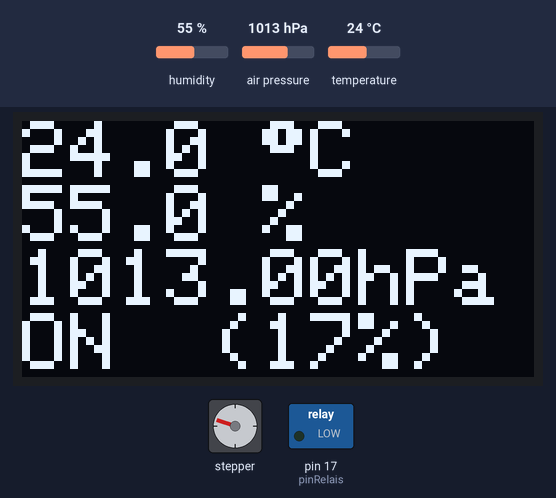
This sketch was run on a simulated Arduino Uno, built with avr-gcc and run on an emulated ATmega328P. Shown: 128×64 one-colour display, stepper motor, switched loads named in the sketch (green lamp = pin HIGH). The inputs (shaded band) are chosen by the test bench; at power-on: humidity 55 %, air pressure 1013 hPa, temperature 24 °C. Stepper angles assume 100 steps per turn; what the sketch prints to the serial monitor is not drawn.

Above: at 12.1 s.
Timing chart, 0 to 13.6 s (numbered marks = the images above):
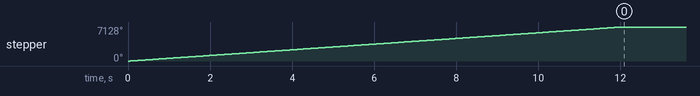

The sketch:

controle_ventilation_cave.ino
```cpp
// (licence header left out)
/* LIBRAIRIES */
#include <Adafruit_BME280.h>                            // Librairie du capteur BME280 <version 2.2.4>
#include <Adafruit_SSD1306.h>                           // Librairie de l'écran OLED <version 2.5.12>
#include "Stepper.h"                                    // Librairie du moteur pas à pas <version 1.1.3>

/* DÉCLARATION DES PINS */
#define pinRelais 17                                    // Le pin 17 est utilisé pour activé ou désactivé le relais 230V

/* CONSTANTES */
const int NB_STEPS = 6;                                 // Nombre de pas de rotation
const int MIN_RATE_POWER = 50;                          // Humidité minimale requise pour activé la ventilation
const int MAX_RATE_POWER = 80;                          // Humidité à partir de laquelle la puissance est maximale
const float PERCENT_POWER_STEP = 16.67;                 // Pourcentage de puissance par pas de rotation
const int MIN_POWER = 17;                               // Puissance minimale du moteur peu importe la valeur d'humidité lue
const int ROTATION_MIN = 0;                             // Angle de rotation minimal
const int ROTATION_MAX = 990;                           // Angle de rotation maximal
const int ROTATION_STEP = 165;                          // Pas de rotation
const int STEPS_PER_REVOLUTION = 100;                   // Nombre de pas par révolution complète du moteur pas à pas
const int MOTOR_SPEED = 100;                            // Vitesse de rotation du moteur pas à pas
const int DELAY = 1800000;                              // Delais de temporisation avant chaque prise de mesure (30 minutes = 1 800 000 milliseconds)

/* VARIABLES GLOBALES */
Adafruit_BME280 bme;                                    // Instance du capteur BME280
Adafruit_SSD1306 ecranOLED(128, 64, &Wire, -1);         // Instance de l'écran OLED
Stepper myStepper(STEPS_PER_REVOLUTION, 12, 13, 14, 15);// Instance du moteur pas à pas
int h_avant = -1;                                       // Valeur d'humidité précedente


/* CONFIGURATION */
void setup() {
  Serial.begin(9600);                                   // Initialisation du port série (pour l'envoi d'informations via le moniteur série de l'IDE Arduino)

  pinMode(pinRelais, OUTPUT);                           // Déclaration du pin de sortie pour le relais 230V
  digitalWrite(pinRelais, LOW);                         // Initialisation du relais à désactivé par défaut

  //Initialisation de la librairie BME280 en mode I2C
  Serial.println("Initialisation du BME280");
  if(!bme.begin(0x76)) {                                // Adresse hexadécimale I2C de l'écran BME280 : 0x76
    Serial.println("--> ÉCHEC…");
    while(1);                                           // Arrêt du programme, en cas d'échec de l'initialisation
  }
  else {
    Serial.println("--> RÉUSSIE !");
  }

  //Initialisation de la librairie SSD1306 pour l'écran OLED
  Serial.println("Initialisation de l'écran OLED");
  if(!ecranOLED.begin(SSD1306_SWITCHCAPVCC, 0x3c)) {    // Adresse hexadécimale I2C de l'écran BME280 : 0x3c
    Serial.println("--> ÉCHEC…");
    while(1);                                           // Arrêt du programme, en cas d'échec de l'initialisation
  } else {
    Serial.println("--> RÉUSSIE !");
  }

  //Initialisation de la vitesse du moteur
  Serial.println("Initialisation du moteur");
  myStepper.setSpeed(MOTOR_SPEED);                      // Initialisation de la vitesse de rotation du moteur pas à pas

  // Remise en position de par défaut (puissance minimale)
  myStepper.step(ROTATION_MAX * 2);
}

/* BOUCLE PRINCIPALE */
void loop() {

  float temperature = bme.readTemperature();            // Lecture de la valeur de température par le capteur BME280
  float humidite = bme.readHumidity();                  // Lecture de la valeur d'humidité par le capteur BME280
  float pression = bme.readPressure() / 100.0;          // Lecture de la pression atmosphérique par le capteur BME280

  long h = 0;

  if (h_avant == -1) {                                  // PREMIER PASSAGE --> INITIALISATION
    h_avant = humidite;                                 // Initialisation de la valeur précédente avec la première mesure effectuée
    ecranOLED.clearDisplay();                           // Initilisation de l'affichage sur l'écran
  }

  else {                                                // TOUS LES AUTRES PASSAGES --> TRAITEMENT DES DONNÉES

    h = round(humidite / 5) * 5;                        // Arrondi à 5 près de la valeur d'humidité pour simplifier les calculs

    int r = rotationMoteur(h);                          // Calcul de l'angle de la rotation du moteur
    int p = puissanceMoteur(h);                         // Calcul de la puissance effective du moteur

    // Affichages
    affichageEcranOLED(temperature, humidite, pression, p);
    /* DEBUG */ //affichageMoniteurSerie(temperature, humidite, pression, p);

    // Rotation moteur
    myStepper.step(r * ROTATION_STEP);                  // On multiplie le coefficient de rotation pas la valeur du pas de rotation du moteur pour avoir l'angle total de rotation

    h_avant = h;                                        // Sauvegarde de la valeur d'humidité précédente

    Serial.println("");

    delay(DELAY);                                       // Temporisation de 30 minutes avant nouvelle boucle
  }
}


int positionMoteur(int h){
  // Calcul de la position du moteur en fonction de l'humidité
  int pos = 0;

  if (h < 0) {
    pos = -1;
  }
  else if (h <= MIN_RATE_POWER) {
    pos = 0;
  }
  else if (h >= MAX_RATE_POWER) {
    pos = NB_STEPS;
  }
  else {
    pos = round((h - MIN_RATE_POWER) / 5);
  }

  return pos;
}

int rotationMoteur(int h) {
  // Calcul de la rotation du moteur en fonction de l'humidité
  int pos_h = positionMoteur(h);
  int pos_ha = positionMoteur(h_avant);

  int delta_pos = 0;

  // Contrôle des valeurs de positions calculées.
  // Par défaut, aucun mouvement
  if (pos_h >= 0 && pos_ha >= 0) {
    delta_pos = pos_h - pos_ha;
  }

  return -delta_pos;                                      // La rotation physique du moteur est inversée
}

int puissanceMoteur(int h) {
  // Calcul de la puissance du moteur en fonction de l'humidité
  int p = 0;

  if (h <= MIN_RATE_POWER) {
    p = MIN_POWER;
  }
  else if (h >= MAX_RATE_POWER) {
    p = 100;
  }
  else {
    p = round(((h - MIN_RATE_POWER) / 5) * PERCENT_POWER_STEP);
  }

  return p;
}

void affichageEcranOLED(float temperature, float humidite, float pression, int p) {
  // Raffraichissement écran OLED
  ecranOLED.clearDisplay();
  ecranOLED.setTextColor(SSD1306_WHITE);
  ecranOLED.setTextSize(2);
  ecranOLED.setCursor(0, 0);                             // Déplacement du curseur en position (0,0), c'est à dire dans l'angle supérieur gauche

  // Chargement des données de TEMPÉRATURE sur l'écran OLED
  ecranOLED.print(temperature, 1);
  ecranOLED.print(" ");
  ecranOLED.print((char)247);
  ecranOLED.println("C");
  // Chargement des données d'HUMIDITÉ sur l'écran OLED
  ecranOLED.print(humidite, 1);
  ecranOLED.println(" %");
  // Chargement des données de PRESSION sur l'écran OLED
  ecranOLED.print(pression, 2);
  ecranOLED.println("hPa");
  // Chargement des données de PUISSANCE MOTEUR sur l'écran OLED
  ecranOLED.println("ON  (" + String(p) + "%)");

  ecranOLED.display();
}

void affichageMoniteurSerie(float temperature, float humidite, float pression, int p) {
  Serial.println("Lecture des données...");

  // Affichage moniteur série de la TEMPÉRATURE
  Serial.print(F("Température = "));
  Serial.print(temperature);
  Serial.println(F(" °C"));

  // Affichage moniteur série du TAUX D'HUMIDITÉ
  Serial.print(F("Humidité = "));
  Serial.print(humidite);
  Serial.println(F(" %"));

  // Affichage moniteur série de la PRESSION ATMOSPHÉRIQUE
  Serial.print(F("Pression atmosphérique = "));
  Serial.print(pression);
  Serial.println(F(" hPa"));

  // Affichage moniteur série de la PUISSANCE MOTEUR
  Serial.print(F("Puissance moteur = "));
  Serial.print(p);
  Serial.println(F(" %"));
}
```
